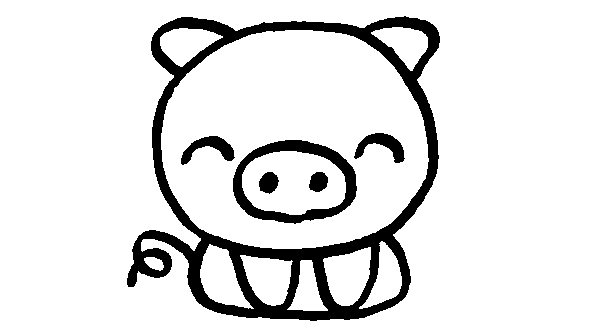
#> input picture router/example.png, 600 x 330 px
$ python -i image_processing.py   (imports and definitions only)
#> lines starting #> are read from the running program, lines starting #| are printed output that depends on the picture; after the words box and inside, x2 and y2 are one past the last pixel; in counts of white or black regions, pixels touching at a corner belong together
import cv2
import numpy as np

def processar_imagem(input_imagem):
    # Se for caminho para imagem
#> called with input_imagem = 'example.png'
    if isinstance(input_imagem, str):
        imagem = cv2.imread(input_imagem, cv2.IMREAD_GRAYSCALE)
#> imagem is the input picture: shape (330, 600); min 0, max 255, mean 226.3
        if imagem is None:
            raise ValueError("Falha ao ler a imagem do caminho fornecido")

    # Se já for array da imagem
    elif isinstance(input_imagem, np.ndarray):
        # Verifica se é colorida e converte
        if len(input_imagem.shape) == 3:
            imagem = cv2.cvtColor(input_imagem, cv2.COLOR_BGR2GRAY)
        else:
            imagem = input_imagem
    else:
        raise ValueError("Tipo de entrada inválido para processar_imagem")

    # Binarizar usando Otsu
    _, imagem_bin = cv2.threshold(imagem, 0, 255, cv2.THRESH_BINARY + cv2.THRESH_OTSU)
#> imagem_bin: shape (330, 600); 88.7% white; 6 black regions, box (x1, y1, x2, y2) and area: (127, 16, 440, 321) 17462, (233, 140, 357, 224) 2891, (354, 133, 405, 163) 670, (181, 136, 235, 165) 661, (259, 172, 279, 194) 320, (309, 172, 328, 192) 294

    # Reduzir ruído
    imagem_suave = cv2.GaussianBlur(imagem_bin, (5, 5), 0)
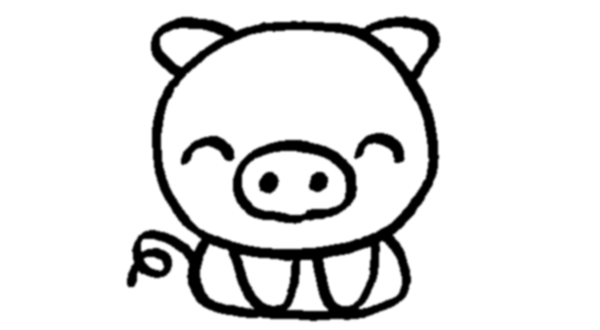
#> imagem_suave: shape (330, 600); min 0, max 255, mean 226.3

    return imagem_suave

>>> result = processar_imagem('example.png')
